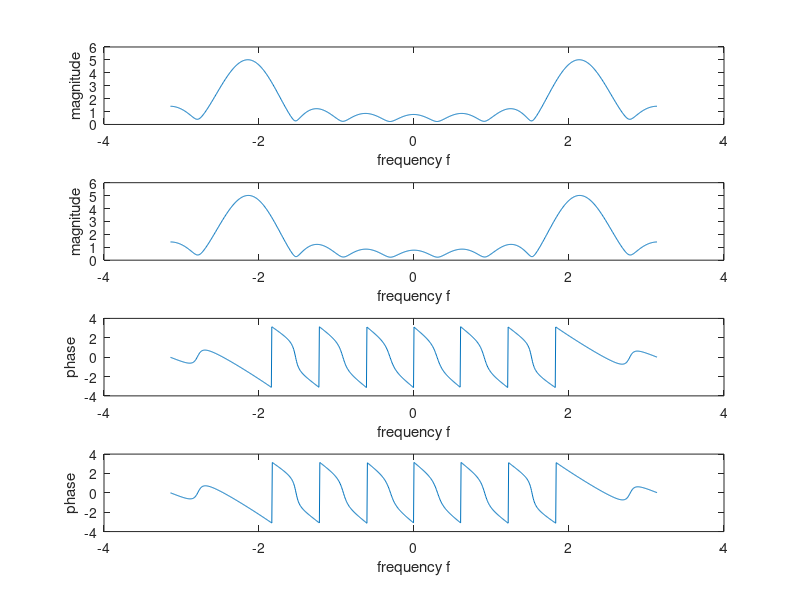

Here is the MATLAB script that generated this plot:
% Function 1
n = 0:1:10;
w = 2*pi * (0:(1024-1)) / 1024;
w_prime = unwrap(fftshift(w) - 2*pi);
x_n = sin(n);

% X*(n)
x_lhs = fft(conj(x_n), 1024);

% X*(-w)
x_rhs = conj(fliplr(fft(x_n, 1024)));


% Plot
figure
subplot(4,1,1);
plot(w_prime, abs(x_rhs));
xlabel('frequency f');
ylabel('magnitude');

subplot(4,1,2);
plot(w_prime, abs(x_lhs));
xlabel('frequency f');
ylabel('magnitude');

subplot(4,1,3);
plot(w_prime, angle(x_rhs));
xlabel('frequency f');
ylabel('phase');

subplot(4,1,4);
plot(w_prime, angle(x_lhs));
xlabel('frequency f');
ylabel('phase');
